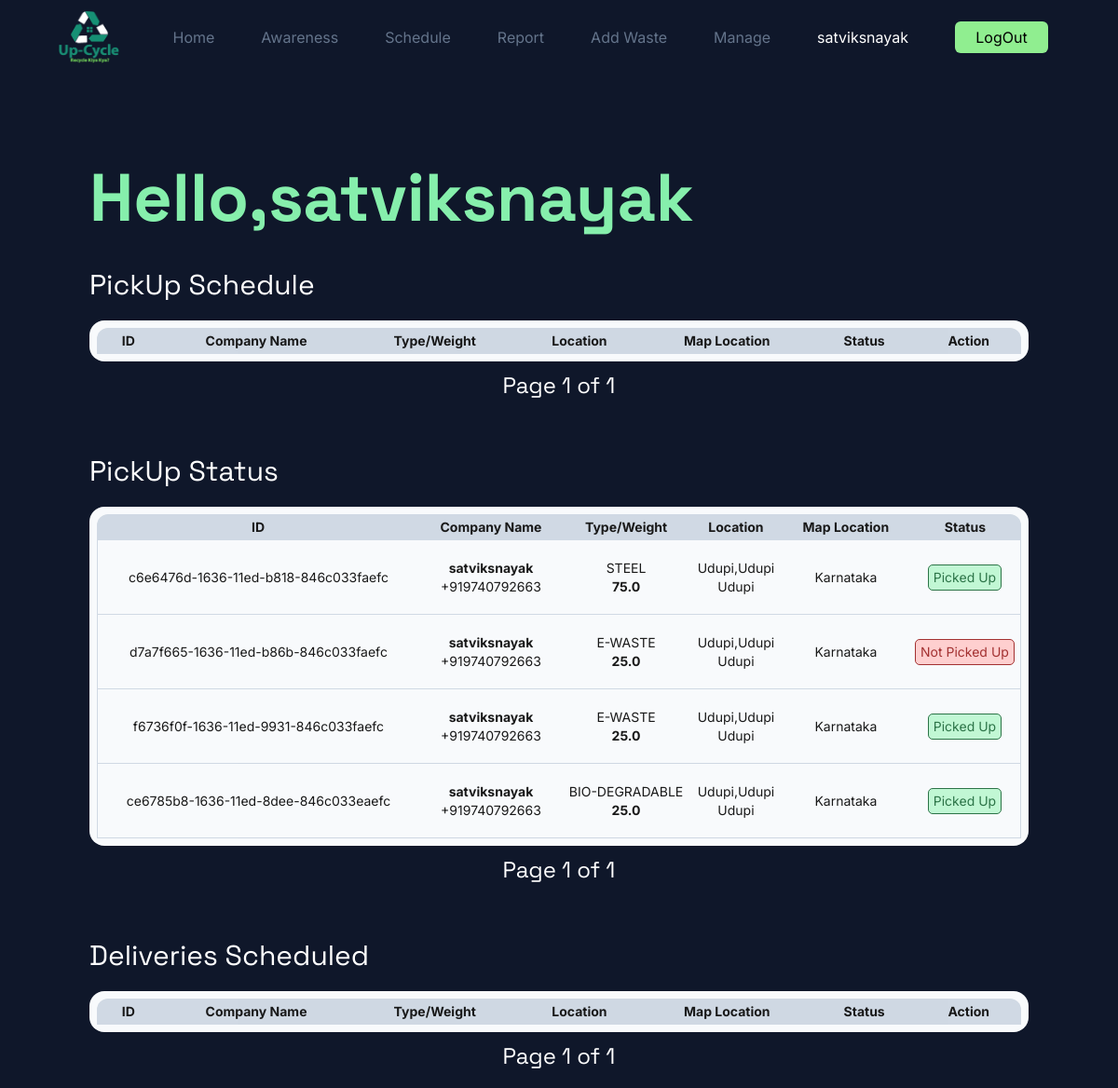
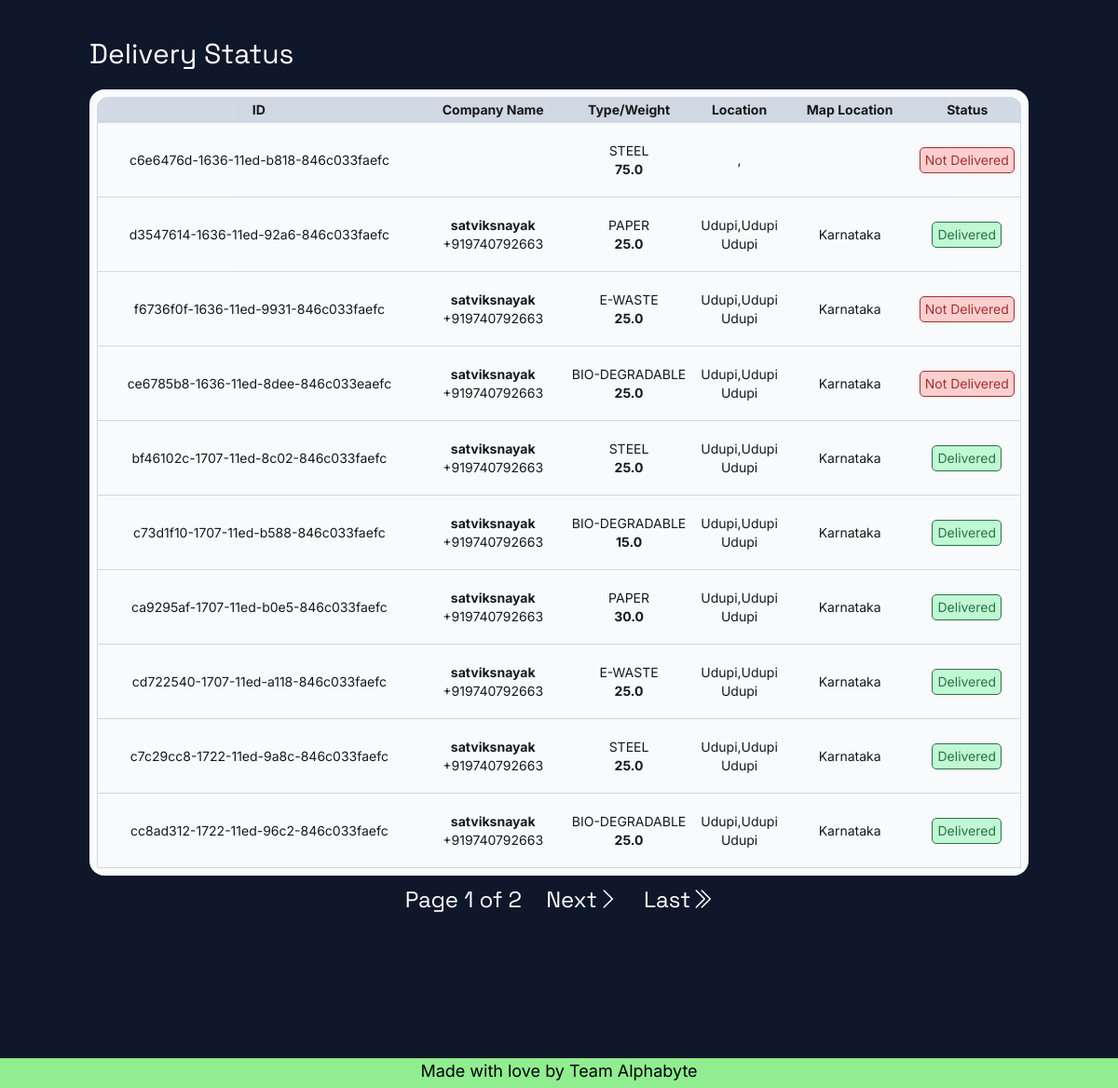
The app's page /report/ (signed in), older data (2 pictures, top to bottom).
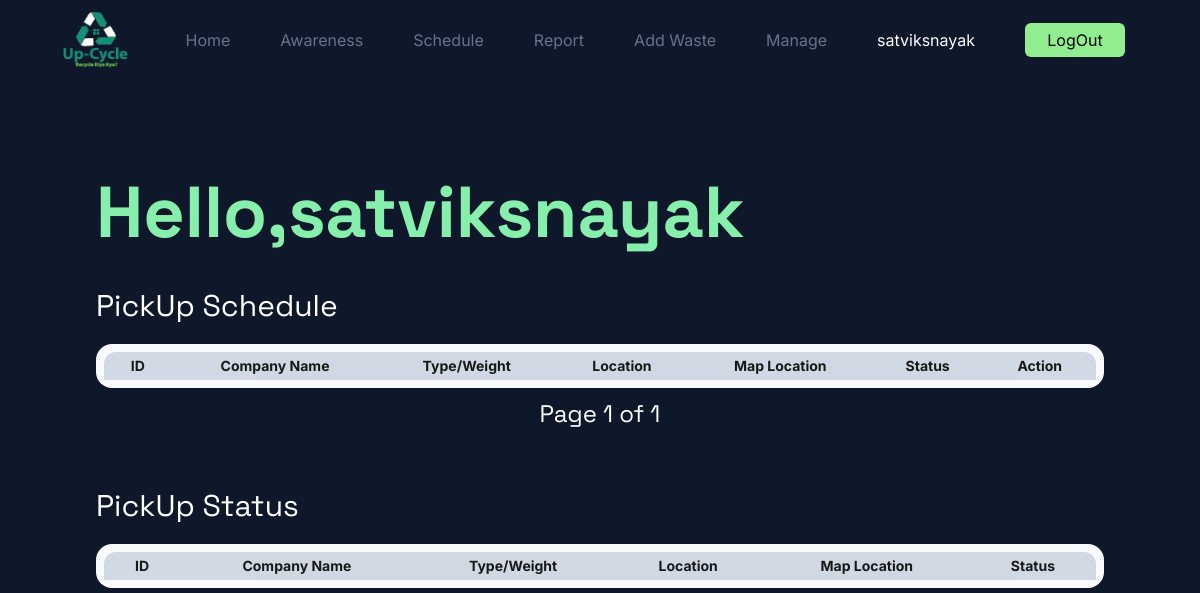
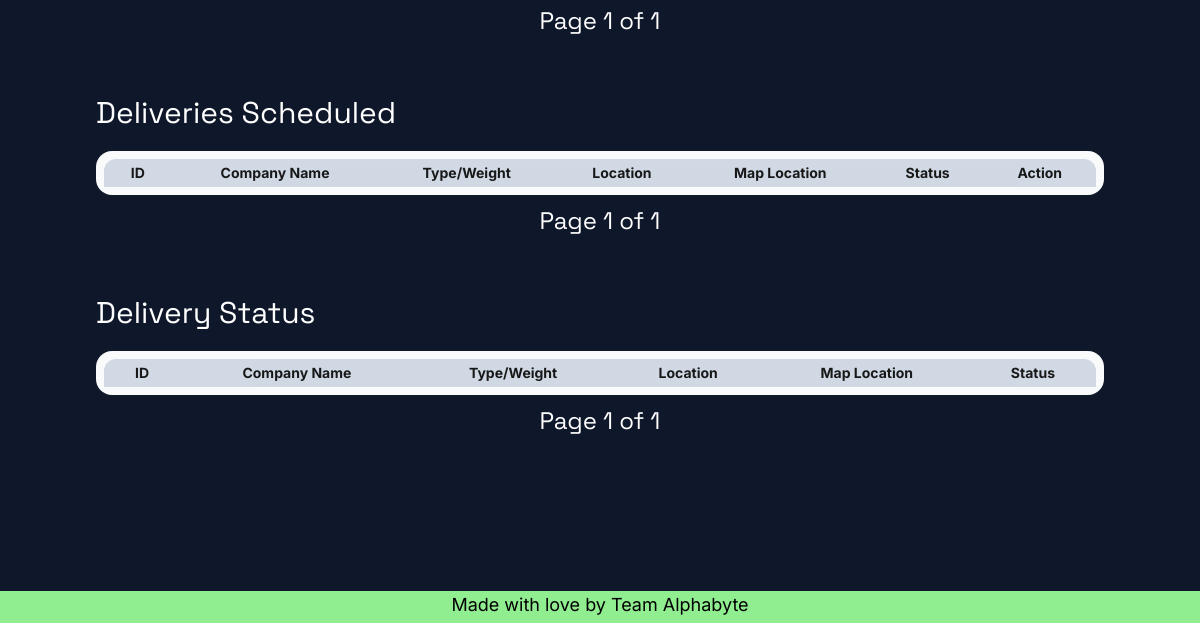
The same page, newer data (2 pictures, top to bottom).
### App/models.py (models this page shows, shortened)
class Profile(models.Model):
    user = models.OneToOneField(User,on_delete=models.CASCADE,null=True)
    name = models.CharField(max_length=50)
    about = models.TextField(blank=True,null=True)
    profile_pic = models.ImageField(default='avatar.png',upload_to='Profile')
    location = models.CharField(max_length=50,blank=True,null=True)
    street = models.CharField(max_length=50,blank=True,null=True)
    city = models.CharField(max_length=30,blank=True,null=True)
    state = models.CharField(max_length=30,blank=True,null=True)
    phone = PhoneNumberField(blank=True,null=True)
    is_email_verified = models.BooleanField(default=False)

class Waste(models.Model):
    class Types(models.TextChoices):
        STEEL = "STEEL","Steel"
        BIODEGRADABLE = "BIO-DEGRADABLE","Bio-Degradable"
        PAPER = "PAPER","Paper"
        EWASTE = "E-WASTE","E-Waste"
    id = models.CharField(primary_key=True,unique=True,max_length=40)
    recycler = models.ForeignKey(User,on_delete=models.SET_NULL,null=True,blank=True,related_name='recycler')
    company = models.ForeignKey(User,on_delete=models.SET_NULL,null=True,blank=True,related_name='company')
    employee = models.ForeignKey(User,on_delete=models.SET_NULL,null=True,blank=True,related_name='employee')
    entry_date = models.DateField(null=True,blank=True)
    pickup_date = models.DateField(null=True,blank=True)
    dropdown_date = models.DateField(null=True,blank=True)
    weight = models.FloatField(null=True,blank=True)
    price = models.FloatField(null=True,blank=True)
    type = models.CharField(_("Types"),max_length=50,choices=Types.choices)
    pickup_done = models.BooleanField(default=False)
    dropdown_done = models.BooleanField(default=False)

### App/decorators.py (the view)
        def wrappper_func(request,*args,**kwargs):
            group = None
            if request.user.groups.exists():
                group = request.user.groups.all()[0].name
            if group in allowed_roles:
                return view_func(request,*args,**kwargs)
            else:
                return HttpResponse('You are not authorised to view this page!!')

### App/functions.py (called while the page is built)
def grouplist(user):
    groups = []
    if user.groups.exists():
        for i in range(len(user.groups.all())):
            groups.append(user.groups.all()[i].name)
    return groups

### App/templates/App/tables/employee.html (shortened to what this page needs)
<!DOCTYPE html>
<html lang="en">
<head>
</head>
{% extends 'App/base.html' %}
{%load static%}
    {% block content %}
    <div class="content bg-slate-900 p-5 md:p-10 lg:p-24">
        <div class="min-w-full font-space mr-2 flex flex-col w-full lg:w-4/5">
            <h1 class="text-green-300 text-3xl md:text-5xl lg:text-7xl font-bold mr-2 mb-10">Hello,{{user.profile.name}}</h1>
        </div>
        <h3 class="text-white text-lg md:text-xl lg:text-3xl mr-2 mb-5 font-space">PickUp Schedule</h3>
        <div class="Table w-full lg:min-w-4/5 p-1 lg:p-2 bg-slate-50 rounded-2xl overflow-auto lg:overflow-hidden">
            <table class="relative border-separate border-spacing-0 table-auto min-w-full bg-slate-50 text-xs lg:text-sm opacity-90 text-center font-inter mr-2">
                <thead class="bg-slate-300">
                    <tr>
                        <th class="rounded-tl-xl px-4 py-1 w-min md:w-max">ID</th>
                        <th class="px-4 py-1">Company Name</th>
                        <th class="px-4 py-1">Type/Weight</th>
                        <th class="px-4 py-1">Location</th>
                        <th class="px-4 py-1">Map Location</th>
                        <th class="px-4 py-1">Status</th>
                        <th class="rounded-tr-xl px-4 py-1">Action</th>
                    </tr>
                </thead>
            </table>
        </div>
        <div class="w-full text-[1rem] h-5 text-center text-white text-lg md:text-xl lg:text-2xl mb-20 font-space">
            <button class="p-[5px] m-[5px]" type="button">Page {{Pwastes_today.number}} of {{Pwastes_today.paginator.num_pages}}</button>
        </div>
        <h3 class="text-white text-lg md:text-xl lg:text-3xl mr-2 mb-5 font-space">PickUp Status</h3>
        <div class="Table w-full lg:min-w-4/5 p-1 lg:p-2 bg-slate-50 rounded-2xl overflow-auto lg:overflow-hidden">
            <table class="relative border-separate border-spacing-0 table-auto min-w-full bg-slate-50 text-sm opacity-90 text-center font-inter">
                <thead class="bg-slate-300">
                    <tr>
                        <th class="rounded-tl-xl px-4 py-1 w-min md:w-max">ID</th>
                        <th class="px-4 py-1">Company Name</th>
                        <th class="px-4 py-1">Type/Weight</th>
                        <th class="px-4 py-1">Location</th>
                        <th class="px-4 py-1">Map Location</th>
                        <th class="rounded-tr-xl px-4 py-1">Status</th>
                    </tr>
                </thead>
                <tbody>
                    {% for waste in Pwastes %}
                    <tr>
                        <td class="place-content-center px-4 py-1 border-b border-slate-300 border-l flex items-center h-20 w-min md:w-full">{{waste.id}}</td>
                        <td class="border-b border-slate-300 h-20 w-max"><span class="font-bold">{{waste.company.profile.name}}</span><br>{{waste.company.profile.phone}}</td>
                        <td class="border-b border-slate-300 h-20 w-max">{{waste.type}}<br><span class="font-bold">{{waste.weight}}</span></td>
                        <td class="border-b border-slate-300 h-20 w-max">{{waste.company.profile.location}},{{waste.company.profile.street}}<br>{{waste.company.profile.city}}</td>
                        <td class="border-b border-slate-300 h-20 w-max">{{waste.company.profile.state}}</td>
                        <td class="border-b border-slate-300 h-20 w-max border-r">
                            {% if waste.pickup_done %}
                            <button type="button" class="px-[5px] py-[3px] my-[3px] rounded-[5px] bg-green-200 text-green-800 border-[1px] border-green-800 w-max">Picked Up</button>
                            {% else %}
                            <button type="button" class="px-[5px] py-[3px] my-[3px] rounded-[5px] bg-red-200 text-red-800 border-[1px] border-red-800 w-max">Not Picked Up</button>
                            {% endif %}
                        </td>
                    </tr>
                    {% endfor %}
                </tbody>
            </table>
        </div>
        <div class="w-full text-[1rem] h-5 text-center text-white text-lg md:text-xl lg:text-2xl mb-20 font-space">
            <button class="p-[5px] m-[5px]" type="button">Page {{Pwastes.number}} of {{Pwastes.paginator.num_pages}}</button>
        </div>
        <h3 class="text-white text-lg md:text-xl lg:text-3xl mr-2 mb-5 font-space">Deliveries Scheduled</h3>
        <div class="Table w-full lg:min-w-4/5 p-1 lg:p-2 bg-slate-50 rounded-2xl overflow-auto lg:overflow-hidden">
            <table class="relative border-separate border-spacing-0 table-auto min-w-full bg-slate-50 text-xs lg:text-sm opacity-90 text-center font-inter mr-2">
                <thead class="bg-slate-300">
                    <tr>
                        <th class="rounded-tl-xl px-4 py-1 w-min md:w-max">ID</th>
                        <th class="px-4 py-1">Company Name</th>
                        <th class="px-4 py-1">Type/Weight</th>
                        <th class="px-4 py-1">Location</th>
                        <th class="px-4 py-1">Map Location</th>
                        <th class="px-4 py-1">Status</th>
                        <th class="rounded-tr-xl px-4 py-1">Action</th>
                    </tr>
                </thead>
            </table>
        </div>
        <div class="w-full text-[1rem] h-5 text-center text-white text-lg md:text-xl lg:text-2xl mb-20 font-space">
            <button class="p-[5px] m-[5px]" type="button">Page {{Dwastes_today.number}} of {{Dwastes_today.paginator.num_pages}}</button>
        </div>
        <h3 class="text-white text-lg md:text-xl lg:text-3xl mr-2 mb-5 font-space">Delivery Status</h3>
        <div class="Table w-full lg:min-w-4/5 p-1 lg:p-2 bg-slate-50 rounded-2xl overflow-auto lg:overflow-hidden">
            <table class="relative border-separate border-spacing-0 table-auto min-w-full bg-slate-50 text-xs lg:text-sm opacity-90 text-center font-inter mr-2">
                <thead class="bg-slate-300">
                    <tr>
                        <th class="rounded-tl-xl px-4 py-1 w-min md:w-max">ID</th>
                        <th class="px-4 py-1">Company Name</th>
                        <th class="px-4 py-1">Type/Weight</th>
                        <th class="px-4 py-1">Location</th>
                        <th class="px-4 py-1">Map Location</th>
                        <th class="rounded-tr-xl px-4 py-1">Status</th>
                    </tr>
                </thead>
                <tbody>
                    {% for waste in Dwastes %}
                    <tr>
                        <td class="place-content-center px-4 py-1 border-b border-slate-300 border-l flex items-center h-20 w-min md:w-full">{{waste.id}}</td>
                        <td class="border-b border-slate-300 h-20 w-max"><span class="font-bold">{{waste.recycler.profile.name}}</span><br>{{waste.recycler.profile.phone}}</td>
                        <td class="border-b border-slate-300 h-20 w-max">{{waste.type}}<br><span class="font-bold">{{waste.weight}}</span></td>
                        <td class="border-b border-slate-300 h-20 w-max">{{waste.recycler.profile.location}},{{waste.recycler.profile.street}}<br>{{waste.recycler.profile.city}}</td>
                        <td class="border-b border-slate-300 h-20 w-max">{{waste.recycler.profile.state}}</td>
                        <td class="border-b border-slate-300 h-20 w-max border-r">
                            {% if waste.dropdown_done %}
                            <button type="button" class="px-[5px] py-[3px] my-[3px] rounded-[5px] bg-green-200 text-green-800 border-[1px] border-green-800 w-max">Delivered</button>
                            {% else %}
                            <button type="button" class="px-[5px] py-[3px] my-[3px] rounded-[5px] bg-red-200 text-red-800 border-[1px] border-red-800 w-max">Not Delivered</button>
                            {% endif %}
                        </td>
                    </tr>
                    {% endfor %}
                </tbody>
            </table>
        </div>
        <div class="w-full text-[1rem] h-5 text-center text-white text-lg md:text-xl lg:text-2xl mb-20 font-space">
            <button class="p-[5px] m-[5px]" type="button">Page {{Dwastes.number}} of {{Dwastes.paginator.num_pages}}</button>
            {% if Dwastes.has_next %}
            <button class="p-[5px] m-[5px]" type="button"><a href="?page4={{wastes.next_page_number}}">Next<i class="bi bi-chevron-right"></i></a></button>
            <button class="p-[5px] m-[5px]" type="button"><a href="?page4={{wastes.paginator.num_pages}}">Last<i class="bi bi-chevron-double-right"></i></a></button>
            {% endif %}
        </div>
    </div>
    {% endblock %}

### App/templates/App/base.html (shortened to what this page needs)
{% load static %}
<!DOCTYPE html>
<html lang="en">
<head>
    <link rel="stylesheet" href="{% static '/CSS/base.css' %}">
    <link rel="stylesheet" href="https://cdn.jsdelivr.net/npm/bootstrap-icons@1.8.3/font/bootstrap-icons.css">
    <script src="https://cdn.tailwindcss.com"></script>
</head>
<body>
  <nav class="flex h-[5rem] w-full z-[910] sticky top-0 bg-slate-900 text-white font-inter">
    <div class="my-auto px-[50px] justify-between flex align-center w-full">
        <a href="" class="text-lg my-auto"><img src="{% static '/IMGS/logo.png' %}" class="h-[5rem]" alt="" height="50" width="90" style="padding:12px"></a>
        <ul class="toggle transition ease-in-out duration-[1s] md:w-auto w-[150px] flex flex-col fixed right-0 top-[5rem] h-screen md:h-auto md:static md:flex-row bg-slate-900 md:translate-x-0 md:transition-none translate-x-[150px]">
            <li class="md:mx-[25px] mx-auto my-[15px] md:my-auto"><a class="text-slate-500  hover:text-white transition-all ease-in-out delay-200" href="/">Home</a></li>
            <li class="md:mx-[25px] mx-auto my-[15px] md:my-auto"><a class="text-slate-500 hover:text-white transition-all ease-in-out delay-200" href="/awareness/">Awareness</a></li>
            {% if user.is_authenticated %}
            {% if 'Recycler' in groups %}
            <li class="md:mx-[25px] mx-auto my-[15px] md:my-auto"><a class="text-slate-500 hover:text-white transition-all ease-in-out delay-200" href="/schedule/">Schedule</a></li>
            {% endif %}
            {% if 'Employee' in groups %}
            <li class="md:mx-[25px] mx-auto my-[15px] md:my-auto"><a class="text-slate-500 hover:text-white transition-all ease-in-out delay-200" href="/report/">Report</a></li>
            {% endif %}
            {% if 'Company' in groups %}
            <li class="md:mx-[25px] mx-auto my-[15px] md:my-auto"><a class="text-slate-500 hover:text-white transition-all ease-in-out delay-200" href="/addWaste/">Add Waste</a></li>
            {% endif %}
            {% if 'Manager' in groups %}
            <li class="md:mx-[25px] mx-auto my-[15px] md:my-auto"><a class="text-slate-500 hover:text-white transition-all ease-in-out delay-200" href="/manage/">Manage</a></li>
            {% endif %}
            <li class="md:mx-[25px] mx-auto my-[15px] md:my-auto"><a class="text-white" href="/User/Profile/">{{user.username}}</a></li>
            <li class="md:mx-[25px] mx-auto my-[15px] md:my-auto"><a href="/logout/"><button class="w-[100px] p-[5px] bg-lightgreen rounded-md text-black" type="button">LogOut</button></a></li>
            {% endif %}
        </ul>
    </div>
  </nav>
    {% block content %}
    {% endblock %}
<footer class="align-center font-inter justify-center bg-lightgreen absolute text-black text-lg flex w-full h-[2rem] z-[900]">
  <h4 class="">Made with love by Team Alphabyte</h4>
</footer>
</body>
</html>

Row changes from the older to the newer data that the page shows:
removed Waste: id "c6e6476d-1636-11ed-b818-846c033faefc", company.profile.name "satviksnayak", company.profile.phone "+919740792663", type "STEEL", weight "75.0", company.profile.location "Udupi", company.profile.street "Udupi", company.profile.city "Udupi", company.profile.state "Karnataka", pickup_done "Picked Up", dropdown_done "Not Delivered"
removed Waste: id "d7a7f665-1636-11ed-b86b-846c033faefc", company.profile.name "satviksnayak", company.profile.phone "+919740792663", type "E-WASTE", weight "25.0", company.profile.location "Udupi", company.profile.street "Udupi", company.profile.city "Udupi", company.profile.state "Karnataka", pickup_done "Not Picked Up", shown under "PickUp Status"
removed Waste: id "f6736f0f-1636-11ed-9931-846c033faefc", company.profile.name "satviksnayak", company.profile.phone "+919740792663", type "E-WASTE", weight "25.0", company.profile.location "Udupi", company.profile.street "Udupi", company.profile.city "Udupi", company.profile.state "Karnataka", pickup_done "Picked Up", recycler.profile.name "satviksnayak", recycler.profile.phone "+919740792663", recycler.profile.location "Udupi", recycler.profile.street "Udupi", recycler.profile.city "Udupi", recycler.profile.state "Karnataka", dropdown_done "Not Delivered"
removed Waste: id "ce6785b8-1636-11ed-8dee-846c033eaefc", company.profile.name "satviksnayak", company.profile.phone "+919740792663", type "BIO-DEGRADABLE", weight "25.0", company.profile.location "Udupi", company.profile.street "Udupi", company.profile.city "Udupi", company.profile.state "Karnataka", pickup_done "Picked Up", recycler.profile.name "satviksnayak", recycler.profile.phone "+919740792663", recycler.profile.location "Udupi", recycler.profile.street "Udupi", recycler.profile.city "Udupi", recycler.profile.state "Karnataka", dropdown_done "Not Delivered"
removed Waste: id "d3547614-1636-11ed-92a6-846c033faefc", recycler.profile.name "satviksnayak", recycler.profile.phone "+919740792663", type "PAPER", weight "25.0", recycler.profile.location "Udupi", recycler.profile.street "Udupi", recycler.profile.city "Udupi", recycler.profile.state "Karnataka", dropdown_done "Delivered", shown under "Delivery Status"
removed Waste: id "bf46102c-1707-11ed-8c02-846c033faefc", recycler.profile.name "satviksnayak", recycler.profile.phone "+919740792663", type "STEEL", weight "25.0", recycler.profile.location "Udupi", recycler.profile.street "Udupi", recycler.profile.city "Udupi", recycler.profile.state "Karnataka", dropdown_done "Delivered", shown under "Delivery Status"
removed Waste: id "c73d1f10-1707-11ed-b588-846c033faefc", recycler.profile.name "satviksnayak", recycler.profile.phone "+919740792663", type "BIO-DEGRADABLE", weight "15.0", recycler.profile.location "Udupi", recycler.profile.street "Udupi", recycler.profile.city "Udupi", recycler.profile.state "Karnataka", dropdown_done "Delivered", shown under "Delivery Status"
removed Waste: id "ca9295af-1707-11ed-b0e5-846c033faefc", recycler.profile.name "satviksnayak", recycler.profile.phone "+919740792663", type "PAPER", weight "30.0", recycler.profile.location "Udupi", recycler.profile.street "Udupi", recycler.profile.city "Udupi", recycler.profile.state "Karnataka", dropdown_done "Delivered", shown under "Delivery Status"
removed Waste: id "cd722540-1707-11ed-a118-846c033faefc", recycler.profile.name "satviksnayak", recycler.profile.phone "+919740792663", type "E-WASTE", weight "25.0", recycler.profile.location "Udupi", recycler.profile.street "Udupi", recycler.profile.city "Udupi", recycler.profile.state "Karnataka", dropdown_done "Delivered", shown under "Delivery Status"
removed Waste: id "c7c29cc8-1722-11ed-9a8c-846c033faefc", recycler.profile.name "satviksnayak", recycler.profile.phone "+919740792663", type "STEEL", weight "25.0", recycler.profile.location "Udupi", recycler.profile.street "Udupi", recycler.profile.city "Udupi", recycler.profile.state "Karnataka", dropdown_done "Delivered", shown under "Delivery Status"
removed Waste: id "cc8ad312-1722-11ed-96c2-846c033faefc", recycler.profile.name "satviksnayak", recycler.profile.phone "+919740792663", type "BIO-DEGRADABLE", weight "25.0", recycler.profile.location "Udupi", recycler.profile.street "Udupi", recycler.profile.city "Udupi", recycler.profile.state "Karnataka", dropdown_done "Delivered", shown under "Delivery Status"
Text that changed along with them:
{{ Dwastes.paginator.num_pages }}: "2" → "1"
text no longer shown: "Next Last"
